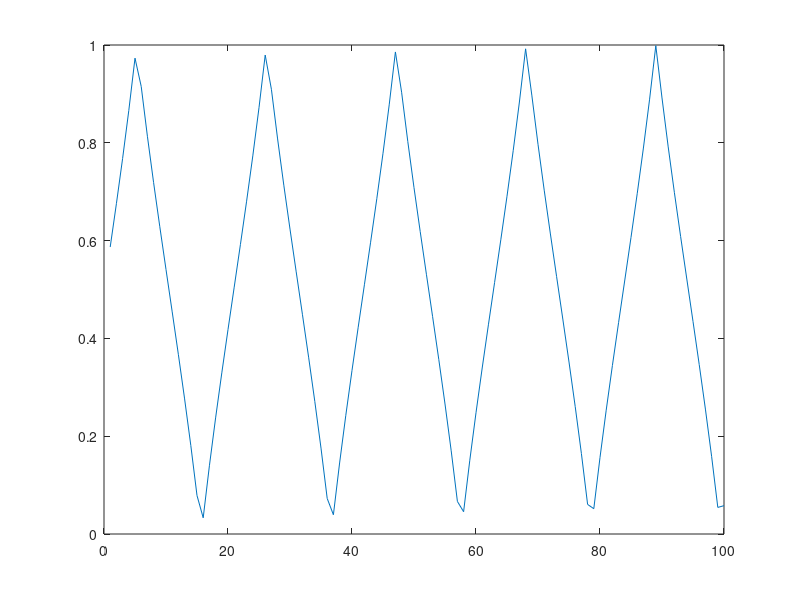

Write MATLAB code to recreate this figure.
 w=0.1;
 x=1:100;
 y=sin(w*x);
 ymin=sin(w*x-2*pi/3);
 ymax=sin(w*x+2*pi/3);
 r=zeros(100,1);
 
 for i=1:100
     t=[y(i),ymin(i),ymax(i)];
     
     t=sort(t);
     r(i)=(t(2)-t(1))/(t(3)-t(1));
 end
 r
 plot(r)
